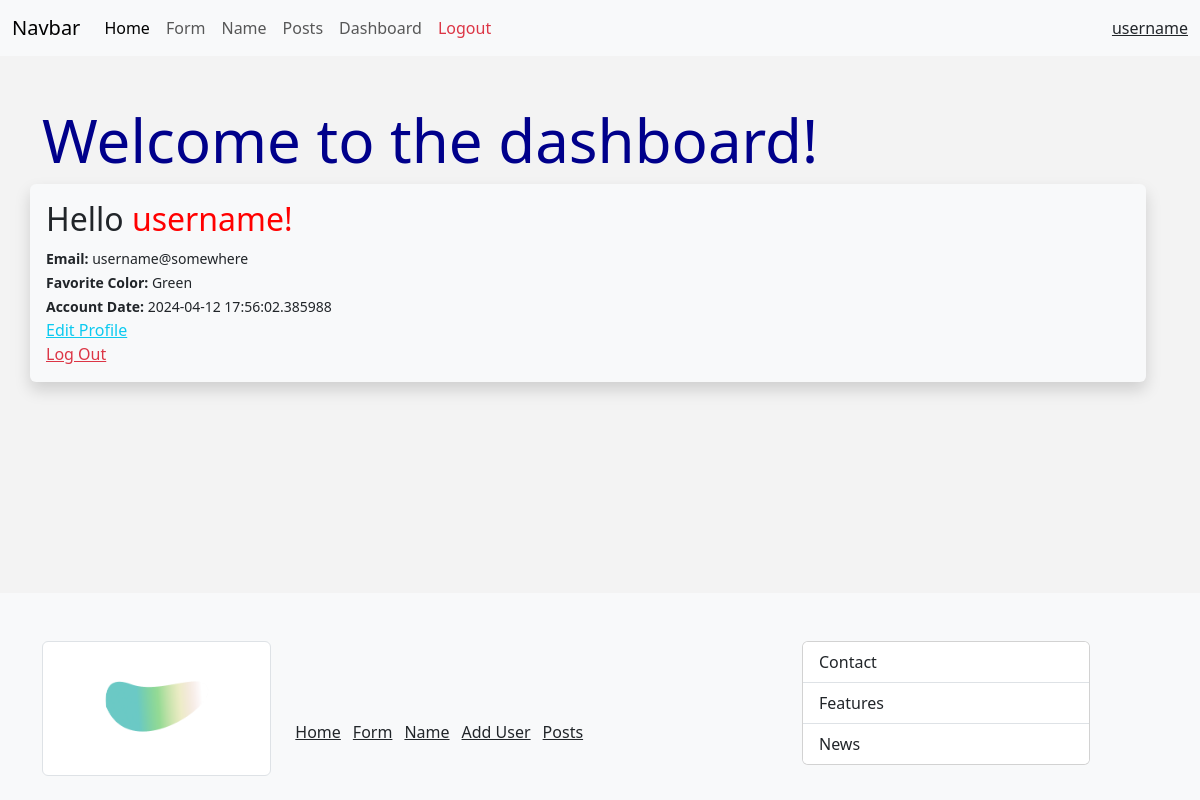
The app's page /dashboard (signed in) with its own data.
### main.py (models this page shows, shortened)
class Users(db.Model, UserMixin):
	id = db.Column(db.Integer, primary_key=True)
	username = db.Column(db.String(25), nullable=False) # unique=True causes a problem
	name = db.Column(db.String(55), nullable=False)
	email = db.Column(db.String(125), nullable=False, unique=True)
	date_added = db.Column(db.DateTime, default=datetime.utcnow)
	favorite_color = db.Column(db.String(25))
	password = db.Column(db.String(101), nullable=False)

### main.py (the view)
@app.route("/dashboard")
@login_required
def get_dashboard():
	return render_template("dashboard.html")

### main.py (called while the page is built)
@login_manager.user_loader
def load_user(user_id):
	return Users.query.get(int(user_id))

### templates/dashboard.html (shortened to what this page needs)
{% extends 'base.html' %}
{% block content %}
	<h1>Welcome to the dashboard!</h1>
	<div class="shadow p-3 mb-5 bg-body-tertiary rounded">
		<h2>Hello <span style="color: red;">{{current_user.username}}!</span></h2>
		<small> <strong>Email:</strong> {{current_user.email}} </small><br>
		<small> <strong>Favorite Color:</strong> {{current_user.favorite_color}} </small><br>
		<small> <strong>Account Date:</strong> {{current_user.date_added}} </small><br>
		<a href="{{url_for('get_user', id = current_user.id)}}" class="link-info">Edit Profile</a> <br>
		<a href="{{url_for('logout')}}" class="link-danger">Log Out</a>
	</div>
{% endblock content %}

### templates/shared/navbar.html (shortened to what this page needs)
<nav class="navbar navbar-expand-lg bg-body-tertiary">
	<div class="container-fluid">
	  <a class="navbar-brand" href="{{url_for('index')}}">Navbar</a>
	  <div class="collapse navbar-collapse" id="navbarNav">
		<ul class="navbar-nav">
		  <li class="nav-item">
			<a class="nav-link active" aria-current="page" href="{{url_for('index')}}">Home</a>
		  </li>
		  <li class="nav-item">
			<a class="nav-link" href="{{url_for('form')}}">Form</a>
		  </li>
		  <li class="nav-item">
			<a class="nav-link" href="{{url_for('name')}}">Name</a>
		  </li>
		  <li class="nav-item">
			<a class="nav-link" href="{{url_for('get_posts')}}">Posts</a>
		  </li>
		{% if current_user.is_authenticated %}
		  <li class="nav-item">
			<a class="nav-link" href="{{url_for('get_dashboard')}}">Dashboard</a>
		  </li>
		  <li class="nav-item">
			<a class="nav-link link-danger" href="{{url_for('logout')}}">Logout</a>
		  </li>
		{% else %}
		  <li class="nav-item">
			<a class="nav-link" href="{{url_for('get_login')}}">Login</a>
		  </li>
		{% endif %}
		</ul>
	  </div>
	  {% if current_user.is_authenticated %}
	  <a href="{{url_for('get_dashboard')}}" class="link-dark">
		  {{current_user.username}}
	  </a>
	  {% endif %}
	</div>
  </nav>

### static/css/style.css (style rules this page uses)
h1 { color: darkblue; font-size: 60px; }
body { background-color: rgb(243, 243, 243); display: flex; flex-direction: column; flex-grow: 1; min-height: 100vh; }

### records on screen
Users: username "username", email "username@somewhere", favorite_color "Green", date_added "2024-04-12 17:56:02.385988"
